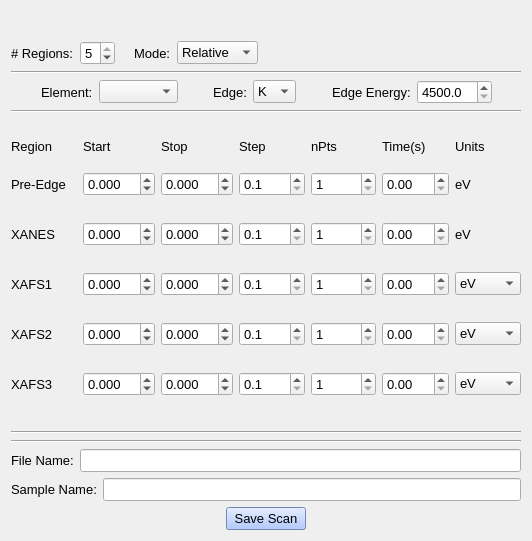
<?xml version="1.0" encoding="UTF-8"?>
<ui version="4.0">
 <class>Form</class>
 <widget class="QWidget" name="Form">
  <property name="geometry">
   <rect>
    <x>0</x>
    <y>0</y>
    <width>532</width>
    <height>541</height>
   </rect>
  </property>
  <property name="windowTitle">
   <string>Form</string>
  </property>
  <layout class="QGridLayout" name="gridLayout">
   <item row="0" column="0">
    <widget class="QLabel" name="label">
     <property name="text">
      <string/>
     </property>
    </widget>
   </item>
   <item row="6" column="0">
    <widget class="QLabel" name="label_2">
     <property name="text">
      <string/>
     </property>
    </widget>
   </item>
   <item row="7" column="0">
    <widget class="Line" name="line_3">
     <property name="lineWidth">
      <number>1</number>
     </property>
     <property name="orientation">
      <enum>Qt::Horizontal</enum>
     </property>
    </widget>
   </item>
   <item row="4" column="0">
    <widget class="Line" name="line_6">
     <property name="lineWidth">
      <number>1</number>
     </property>
     <property name="orientation">
      <enum>Qt::Horizontal</enum>
     </property>
    </widget>
   </item>
   <item row="11" column="0">
    <layout class="QHBoxLayout" name="horizontalLayout">
     <item>
      <spacer name="horizontalSpacer_4">
       <property name="orientation">
        <enum>Qt::Horizontal</enum>
       </property>
       <property name="sizeHint" stdset="0">
        <size>
         <width>40</width>
         <height>20</height>
        </size>
       </property>
      </spacer>
     </item>
     <item>
      <widget class="QPushButton" name="save_scan">
       <property name="font">
        <font>
         <pointsize>10</pointsize>
        </font>
       </property>
       <property name="autoFillBackground">
        <bool>false</bool>
       </property>
       <property name="styleSheet">
        <string notr="true">background-color: rgb(156, 186, 255);</string>
       </property>
       <property name="text">
        <string>Save Scan</string>
       </property>
      </widget>
     </item>
     <item>
      <spacer name="horizontalSpacer_6">
       <property name="orientation">
        <enum>Qt::Horizontal</enum>
       </property>
       <property name="sizeHint" stdset="0">
        <size>
         <width>40</width>
         <height>20</height>
        </size>
       </property>
      </spacer>
     </item>
    </layout>
   </item>
   <item row="9" column="0">
    <layout class="QHBoxLayout" name="horizontalLayout_6">
     <item>
      <widget class="QLabel" name="label_28">
       <property name="font">
        <font>
         <pointsize>10</pointsize>
        </font>
       </property>
       <property name="text">
        <string>File Name:</string>
       </property>
      </widget>
     </item>
     <item>
      <widget class="QLineEdit" name="file_name">
       <property name="font">
        <font>
         <pointsize>10</pointsize>
        </font>
       </property>
      </widget>
     </item>
    </layout>
   </item>
   <item row="10" column="0">
    <layout class="QHBoxLayout" name="horizontalLayout_7">
     <item>
      <widget class="QLabel" name="label_29">
       <property name="font">
        <font>
         <pointsize>10</pointsize>
        </font>
       </property>
       <property name="text">
        <string>Sample Name:</string>
       </property>
      </widget>
     </item>
     <item>
      <widget class="QLineEdit" name="sample_name">
       <property name="font">
        <font>
         <pointsize>10</pointsize>
        </font>
       </property>
      </widget>
     </item>
    </layout>
   </item>
   <item row="3" column="0">
    <layout class="QHBoxLayout" name="horizontalLayout_21">
     <item>
      <widget class="QLabel" name="label_5">
       <property name="text">
        <string/>
       </property>
      </widget>
     </item>
     <item>
      <widget class="QLabel" name="label_86">
       <property name="font">
        <font>
         <pointsize>10</pointsize>
        </font>
       </property>
       <property name="text">
        <string>Element:</string>
       </property>
      </widget>
     </item>
     <item>
      <widget class="QComboBox" name="elements">
       <property name="font">
        <font>
         <pointsize>10</pointsize>
        </font>
       </property>
      </widget>
     </item>
     <item>
      <widget class="QLabel" name="label_87">
       <property name="text">
        <string/>
       </property>
      </widget>
     </item>
     <item>
      <widget class="QLabel" name="label_88">
       <property name="font">
        <font>
         <pointsize>10</pointsize>
        </font>
       </property>
       <property name="text">
        <string>Edge:</string>
       </property>
      </widget>
     </item>
     <item>
      <widget class="QComboBox" name="edge">
       <property name="font">
        <font>
         <pointsize>10</pointsize>
        </font>
       </property>
       <item>
        <property name="text">
         <string>K</string>
        </property>
       </item>
       <item>
        <property name="text">
         <string>L1</string>
        </property>
       </item>
       <item>
        <property name="text">
         <string>L2</string>
        </property>
       </item>
       <item>
        <property name="text">
         <string>L3</string>
        </property>
       </item>
      </widget>
     </item>
     <item>
      <widget class="QLabel" name="label_89">
       <property name="text">
        <string/>
       </property>
      </widget>
     </item>
     <item>
      <widget class="QLabel" name="label_90">
       <property name="font">
        <font>
         <pointsize>10</pointsize>
        </font>
       </property>
       <property name="text">
        <string>Edge Energy:</string>
       </property>
      </widget>
     </item>
     <item>
      <widget class="QDoubleSpinBox" name="edge_energy">
       <property name="font">
        <font>
         <pointsize>10</pointsize>
        </font>
       </property>
       <property name="decimals">
        <number>1</number>
       </property>
       <property name="minimum">
        <double>4500.000000000000000</double>
       </property>
       <property name="maximum">
        <double>25000.000000000000000</double>
       </property>
      </widget>
     </item>
     <item>
      <widget class="QLabel" name="label_92">
       <property name="text">
        <string/>
       </property>
      </widget>
     </item>
    </layout>
   </item>
   <item row="5" column="0">
    <layout class="QGridLayout" name="gridLayout_4">
     <item row="3" column="4">
      <widget class="QSpinBox" name="pe_npts">
       <property name="font">
        <font>
         <pointsize>10</pointsize>
        </font>
       </property>
       <property name="minimum">
        <number>1</number>
       </property>
      </widget>
     </item>
     <item row="7" column="4">
      <widget class="QSpinBox" name="xafs1_npts">
       <property name="font">
        <font>
         <pointsize>10</pointsize>
        </font>
       </property>
       <property name="minimum">
        <number>1</number>
       </property>
      </widget>
     </item>
     <item row="7" column="5">
      <widget class="QDoubleSpinBox" name="xafs1_dwell">
       <property name="font">
        <font>
         <pointsize>10</pointsize>
        </font>
       </property>
       <property name="decimals">
        <number>2</number>
       </property>
       <property name="minimum">
        <double>0.000000000000000</double>
       </property>
       <property name="maximum">
        <double>100.000000000000000</double>
       </property>
       <property name="singleStep">
        <double>0.100000000000000</double>
       </property>
      </widget>
     </item>
     <item row="5" column="3">
      <widget class="QDoubleSpinBox" name="xanes_step">
       <property name="font">
        <font>
         <pointsize>10</pointsize>
        </font>
       </property>
       <property name="decimals">
        <number>1</number>
       </property>
       <property name="minimum">
        <double>0.100000000000000</double>
       </property>
       <property name="maximum">
        <double>50.000000000000000</double>
       </property>
       <property name="singleStep">
        <double>0.100000000000000</double>
       </property>
       <property name="value">
        <double>0.100000000000000</double>
       </property>
      </widget>
     </item>
     <item row="3" column="2">
      <widget class="QDoubleSpinBox" name="pe_stop">
       <property name="font">
        <font>
         <pointsize>10</pointsize>
        </font>
       </property>
       <property name="decimals">
        <number>3</number>
       </property>
       <property name="minimum">
        <double>-50.000000000000000</double>
       </property>
       <property name="maximum">
        <double>50.000000000000000</double>
       </property>
      </widget>
     </item>
     <item row="1" column="0">
      <widget class="QLabel" name="label_93">
       <property name="font">
        <font>
         <pointsize>10</pointsize>
        </font>
       </property>
       <property name="text">
        <string>Region</string>
       </property>
      </widget>
     </item>
     <item row="3" column="3">
      <widget class="QDoubleSpinBox" name="pe_step">
       <property name="font">
        <font>
         <pointsize>10</pointsize>
        </font>
       </property>
       <property name="decimals">
        <number>1</number>
       </property>
       <property name="minimum">
        <double>0.100000000000000</double>
       </property>
       <property name="maximum">
        <double>50.000000000000000</double>
       </property>
       <property name="singleStep">
        <double>0.100000000000000</double>
       </property>
       <property name="value">
        <double>0.100000000000000</double>
       </property>
      </widget>
     </item>
     <item row="3" column="5">
      <widget class="QDoubleSpinBox" name="pe_dwell">
       <property name="font">
        <font>
         <pointsize>10</pointsize>
        </font>
       </property>
       <property name="decimals">
        <number>2</number>
       </property>
       <property name="minimum">
        <double>0.000000000000000</double>
       </property>
       <property name="maximum">
        <double>100.000000000000000</double>
       </property>
       <property name="singleStep">
        <double>0.100000000000000</double>
       </property>
      </widget>
     </item>
     <item row="6" column="0">
      <widget class="QLabel" name="label_99">
       <property name="text">
        <string/>
       </property>
      </widget>
     </item>
     <item row="11" column="0">
      <widget class="QLabel" name="label_96">
       <property name="font">
        <font>
         <pointsize>10</pointsize>
        </font>
       </property>
       <property name="text">
        <string>XAFS3</string>
       </property>
      </widget>
     </item>
     <item row="9" column="3">
      <widget class="QDoubleSpinBox" name="xafs2_step">
       <property name="font">
        <font>
         <pointsize>10</pointsize>
        </font>
       </property>
       <property name="decimals">
        <number>1</number>
       </property>
       <property name="minimum">
        <double>0.100000000000000</double>
       </property>
       <property name="maximum">
        <double>50.000000000000000</double>
       </property>
       <property name="singleStep">
        <double>0.100000000000000</double>
       </property>
       <property name="value">
        <double>0.100000000000000</double>
       </property>
      </widget>
     </item>
     <item row="9" column="5">
      <widget class="QDoubleSpinBox" name="xafs2_dwell">
       <property name="font">
        <font>
         <pointsize>10</pointsize>
        </font>
       </property>
       <property name="decimals">
        <number>2</number>
       </property>
       <property name="minimum">
        <double>0.000000000000000</double>
       </property>
       <property name="maximum">
        <double>100.000000000000000</double>
       </property>
       <property name="singleStep">
        <double>0.100000000000000</double>
       </property>
      </widget>
     </item>
     <item row="9" column="4">
      <widget class="QSpinBox" name="xafs2_npts">
       <property name="font">
        <font>
         <pointsize>10</pointsize>
        </font>
       </property>
       <property name="minimum">
        <number>1</number>
       </property>
      </widget>
     </item>
     <item row="11" column="4">
      <widget class="QSpinBox" name="xafs3_npts">
       <property name="font">
        <font>
         <pointsize>10</pointsize>
        </font>
       </property>
       <property name="minimum">
        <number>1</number>
       </property>
      </widget>
     </item>
     <item row="5" column="5">
      <widget class="QDoubleSpinBox" name="xanes_dwell">
       <property name="font">
        <font>
         <pointsize>10</pointsize>
        </font>
       </property>
       <property name="decimals">
        <number>2</number>
       </property>
       <property name="minimum">
        <double>0.000000000000000</double>
       </property>
       <property name="maximum">
        <double>100.000000000000000</double>
       </property>
       <property name="singleStep">
        <double>0.100000000000000</double>
       </property>
      </widget>
     </item>
     <item row="11" column="1">
      <widget class="QDoubleSpinBox" name="xafs3_start">
       <property name="font">
        <font>
         <pointsize>10</pointsize>
        </font>
       </property>
       <property name="decimals">
        <number>3</number>
       </property>
       <property name="minimum">
        <double>-50.000000000000000</double>
       </property>
       <property name="maximum">
        <double>50.000000000000000</double>
       </property>
      </widget>
     </item>
     <item row="11" column="5">
      <widget class="QDoubleSpinBox" name="xafs3_dwell">
       <property name="font">
        <font>
         <pointsize>10</pointsize>
        </font>
       </property>
       <property name="decimals">
        <number>2</number>
       </property>
       <property name="minimum">
        <double>0.000000000000000</double>
       </property>
       <property name="maximum">
        <double>100.000000000000000</double>
       </property>
       <property name="singleStep">
        <double>0.100000000000000</double>
       </property>
      </widget>
     </item>
     <item row="11" column="2">
      <widget class="QDoubleSpinBox" name="xafs3_stop">
       <property name="font">
        <font>
         <pointsize>10</pointsize>
        </font>
       </property>
       <property name="decimals">
        <number>3</number>
       </property>
       <property name="minimum">
        <double>-50.000000000000000</double>
       </property>
       <property name="maximum">
        <double>50.000000000000000</double>
       </property>
      </widget>
     </item>
     <item row="9" column="2">
      <widget class="QDoubleSpinBox" name="xafs2_stop">
       <property name="font">
        <font>
         <pointsize>10</pointsize>
        </font>
       </property>
       <property name="decimals">
        <number>3</number>
       </property>
       <property name="minimum">
        <double>-50.000000000000000</double>
       </property>
       <property name="maximum">
        <double>50.000000000000000</double>
       </property>
      </widget>
     </item>
     <item row="5" column="4">
      <widget class="QSpinBox" name="xanes_npts">
       <property name="font">
        <font>
         <pointsize>10</pointsize>
        </font>
       </property>
       <property name="minimum">
        <number>1</number>
       </property>
      </widget>
     </item>
     <item row="9" column="0">
      <widget class="QLabel" name="label_100">
       <property name="font">
        <font>
         <pointsize>10</pointsize>
        </font>
       </property>
       <property name="text">
        <string>XAFS2</string>
       </property>
      </widget>
     </item>
     <item row="10" column="0">
      <widget class="QLabel" name="label_106">
       <property name="text">
        <string/>
       </property>
      </widget>
     </item>
     <item row="1" column="5">
      <widget class="QLabel" name="label_105">
       <property name="font">
        <font>
         <pointsize>10</pointsize>
        </font>
       </property>
       <property name="text">
        <string>Time(s)</string>
       </property>
      </widget>
     </item>
     <item row="3" column="6">
      <widget class="QLabel" name="label_110">
       <property name="font">
        <font>
         <pointsize>10</pointsize>
        </font>
       </property>
       <property name="text">
        <string>eV</string>
       </property>
       <property name="alignment">
        <set>Qt::AlignLeading|Qt::AlignLeft|Qt::AlignVCenter</set>
       </property>
      </widget>
     </item>
     <item row="1" column="6">
      <widget class="QLabel" name="label_103">
       <property name="font">
        <font>
         <pointsize>10</pointsize>
        </font>
       </property>
       <property name="text">
        <string>Units</string>
       </property>
      </widget>
     </item>
     <item row="7" column="1">
      <widget class="QDoubleSpinBox" name="xafs1_start">
       <property name="font">
        <font>
         <pointsize>10</pointsize>
        </font>
       </property>
       <property name="decimals">
        <number>3</number>
       </property>
       <property name="minimum">
        <double>-50.000000000000000</double>
       </property>
       <property name="maximum">
        <double>50.000000000000000</double>
       </property>
      </widget>
     </item>
     <item row="5" column="1">
      <widget class="QDoubleSpinBox" name="xanes_start">
       <property name="font">
        <font>
         <pointsize>10</pointsize>
        </font>
       </property>
       <property name="decimals">
        <number>3</number>
       </property>
       <property name="minimum">
        <double>-50.000000000000000</double>
       </property>
       <property name="maximum">
        <double>50.000000000000000</double>
       </property>
      </widget>
     </item>
     <item row="9" column="6">
      <widget class="QComboBox" name="xafs2_units">
       <property name="font">
        <font>
         <pointsize>10</pointsize>
        </font>
       </property>
       <item>
        <property name="text">
         <string>eV</string>
        </property>
       </item>
       <item>
        <property name="text">
         <string>k</string>
        </property>
       </item>
      </widget>
     </item>
     <item row="5" column="6">
      <widget class="QLabel" name="label_111">
       <property name="font">
        <font>
         <pointsize>10</pointsize>
        </font>
       </property>
       <property name="text">
        <string>eV</string>
       </property>
       <property name="alignment">
        <set>Qt::AlignLeading|Qt::AlignLeft|Qt::AlignVCenter</set>
       </property>
      </widget>
     </item>
     <item row="11" column="6">
      <widget class="QComboBox" name="xafs3_units">
       <property name="font">
        <font>
         <pointsize>10</pointsize>
        </font>
       </property>
       <item>
        <property name="text">
         <string>eV</string>
        </property>
       </item>
       <item>
        <property name="text">
         <string>k</string>
        </property>
       </item>
      </widget>
     </item>
     <item row="1" column="4">
      <widget class="QLabel" name="label_98">
       <property name="font">
        <font>
         <pointsize>10</pointsize>
        </font>
       </property>
       <property name="text">
        <string>nPts</string>
       </property>
      </widget>
     </item>
     <item row="1" column="2">
      <widget class="QLabel" name="label_108">
       <property name="font">
        <font>
         <pointsize>10</pointsize>
        </font>
       </property>
       <property name="text">
        <string>Stop</string>
       </property>
      </widget>
     </item>
     <item row="1" column="1">
      <widget class="QLabel" name="label_109">
       <property name="font">
        <font>
         <pointsize>10</pointsize>
        </font>
       </property>
       <property name="text">
        <string>Start</string>
       </property>
      </widget>
     </item>
     <item row="7" column="6">
      <widget class="QComboBox" name="xafs1_units">
       <property name="font">
        <font>
         <pointsize>10</pointsize>
        </font>
       </property>
       <property name="layoutDirection">
        <enum>Qt::LeftToRight</enum>
       </property>
       <item>
        <property name="text">
         <string>eV</string>
        </property>
       </item>
       <item>
        <property name="text">
         <string>k</string>
        </property>
       </item>
      </widget>
     </item>
     <item row="8" column="0">
      <widget class="QLabel" name="label_104">
       <property name="text">
        <string/>
       </property>
      </widget>
     </item>
     <item row="4" column="0">
      <widget class="QLabel" name="label_107">
       <property name="text">
        <string/>
       </property>
      </widget>
     </item>
     <item row="7" column="3">
      <widget class="QDoubleSpinBox" name="xafs1_step">
       <property name="font">
        <font>
         <pointsize>10</pointsize>
        </font>
       </property>
       <property name="decimals">
        <number>1</number>
       </property>
       <property name="minimum">
        <double>0.100000000000000</double>
       </property>
       <property name="maximum">
        <double>50.000000000000000</double>
       </property>
       <property name="singleStep">
        <double>0.100000000000000</double>
       </property>
       <property name="value">
        <double>0.100000000000000</double>
       </property>
      </widget>
     </item>
     <item row="7" column="2">
      <widget class="QDoubleSpinBox" name="xafs1_stop">
       <property name="font">
        <font>
         <pointsize>10</pointsize>
        </font>
       </property>
       <property name="decimals">
        <number>3</number>
       </property>
       <property name="minimum">
        <double>-50.000000000000000</double>
       </property>
       <property name="maximum">
        <double>50.000000000000000</double>
       </property>
      </widget>
     </item>
     <item row="11" column="3">
      <widget class="QDoubleSpinBox" name="xafs3_step">
       <property name="font">
        <font>
         <pointsize>10</pointsize>
        </font>
       </property>
       <property name="decimals">
        <number>1</number>
       </property>
       <property name="minimum">
        <double>0.100000000000000</double>
       </property>
       <property name="maximum">
        <double>50.000000000000000</double>
       </property>
       <property name="singleStep">
        <double>0.100000000000000</double>
       </property>
       <property name="value">
        <double>0.100000000000000</double>
       </property>
      </widget>
     </item>
     <item row="9" column="1">
      <widget class="QDoubleSpinBox" name="xafs2_start">
       <property name="font">
        <font>
         <pointsize>10</pointsize>
        </font>
       </property>
       <property name="decimals">
        <number>3</number>
       </property>
       <property name="minimum">
        <double>-50.000000000000000</double>
       </property>
       <property name="maximum">
        <double>50.000000000000000</double>
       </property>
      </widget>
     </item>
     <item row="5" column="2">
      <widget class="QDoubleSpinBox" name="xanes_stop">
       <property name="font">
        <font>
         <pointsize>10</pointsize>
        </font>
       </property>
       <property name="decimals">
        <number>3</number>
       </property>
       <property name="minimum">
        <double>-50.000000000000000</double>
       </property>
       <property name="maximum">
        <double>50.000000000000000</double>
       </property>
      </widget>
     </item>
     <item row="3" column="1">
      <widget class="QDoubleSpinBox" name="pe_start">
       <property name="font">
        <font>
         <pointsize>10</pointsize>
        </font>
       </property>
       <property name="decimals">
        <number>3</number>
       </property>
       <property name="minimum">
        <double>-50.000000000000000</double>
       </property>
       <property name="maximum">
        <double>50.000000000000000</double>
       </property>
      </widget>
     </item>
     <item row="2" column="0">
      <widget class="QLabel" name="label_97">
       <property name="font">
        <font>
         <pointsize>4</pointsize>
        </font>
       </property>
       <property name="text">
        <string/>
       </property>
      </widget>
     </item>
     <item row="7" column="0">
      <widget class="QLabel" name="label_101">
       <property name="font">
        <font>
         <pointsize>10</pointsize>
        </font>
       </property>
       <property name="text">
        <string>XAFS1</string>
       </property>
      </widget>
     </item>
     <item row="5" column="0">
      <widget class="QLabel" name="label_94">
       <property name="font">
        <font>
         <pointsize>10</pointsize>
        </font>
       </property>
       <property name="text">
        <string>XANES</string>
       </property>
      </widget>
     </item>
     <item row="1" column="3">
      <widget class="QLabel" name="label_95">
       <property name="font">
        <font>
         <pointsize>10</pointsize>
        </font>
       </property>
       <property name="text">
        <string>Step</string>
       </property>
      </widget>
     </item>
     <item row="3" column="0">
      <widget class="QLabel" name="label_102">
       <property name="font">
        <font>
         <pointsize>10</pointsize>
        </font>
       </property>
       <property name="text">
        <string>Pre-Edge</string>
       </property>
      </widget>
     </item>
     <item row="0" column="2">
      <widget class="QLabel" name="label_3">
       <property name="text">
        <string/>
       </property>
      </widget>
     </item>
    </layout>
   </item>
   <item row="1" column="0">
    <layout class="QHBoxLayout" name="horizontalLayout_19">
     <item>
      <widget class="QLabel" name="label_83">
       <property name="font">
        <font>
         <pointsize>10</pointsize>
        </font>
       </property>
       <property name="text">
        <string># Regions:</string>
       </property>
      </widget>
     </item>
     <item>
      <widget class="QSpinBox" name="num_regions">
       <property name="font">
        <font>
         <pointsize>10</pointsize>
        </font>
       </property>
       <property name="minimum">
        <number>1</number>
       </property>
       <property name="maximum">
        <number>5</number>
       </property>
       <property name="value">
        <number>5</number>
       </property>
      </widget>
     </item>
     <item>
      <widget class="QLabel" name="label_82">
       <property name="text">
        <string/>
       </property>
      </widget>
     </item>
     <item>
      <widget class="QLabel" name="label_81">
       <property name="font">
        <font>
         <pointsize>10</pointsize>
        </font>
       </property>
       <property name="text">
        <string>Mode:</string>
       </property>
      </widget>
     </item>
     <item>
      <widget class="QComboBox" name="mode">
       <property name="font">
        <font>
         <pointsize>10</pointsize>
        </font>
       </property>
       <item>
        <property name="text">
         <string>Relative</string>
        </property>
       </item>
       <item>
        <property name="text">
         <string>Absolute</string>
        </property>
       </item>
      </widget>
     </item>
     <item>
      <spacer name="horizontalSpacer_2">
       <property name="orientation">
        <enum>Qt::Horizontal</enum>
       </property>
       <property name="sizeHint" stdset="0">
        <size>
         <width>40</width>
         <height>20</height>
        </size>
       </property>
      </spacer>
     </item>
    </layout>
   </item>
   <item row="8" column="0">
    <widget class="Line" name="line_4">
     <property name="lineWidth">
      <number>1</number>
     </property>
     <property name="orientation">
      <enum>Qt::Horizontal</enum>
     </property>
    </widget>
   </item>
   <item row="2" column="0">
    <widget class="Line" name="line_5">
     <property name="lineWidth">
      <number>1</number>
     </property>
     <property name="orientation">
      <enum>Qt::Horizontal</enum>
     </property>
    </widget>
   </item>
  </layout>
 </widget>
 <resources/>
 <connections>
  <connection>
   <sender>pe_step</sender>
   <signal>valueChanged(double)</signal>
   <receiver>Form</receiver>
   <slot>pts()</slot>
   <hints>
    <hint type="sourcelabel">
     <x>269</x>
     <y>143</y>
    </hint>
    <hint type="destinationlabel">
     <x>284</x>
     <y>0</y>
    </hint>
   </hints>
  </connection>
  <connection>
   <sender>xanes_step</sender>
   <signal>valueChanged(double)</signal>
   <receiver>Form</receiver>
   <slot>pts()</slot>
   <hints>
    <hint type="sourcelabel">
     <x>294</x>
     <y>190</y>
    </hint>
    <hint type="destinationlabel">
     <x>315</x>
     <y>2</y>
    </hint>
   </hints>
  </connection>
  <connection>
   <sender>xafs1_step</sender>
   <signal>valueChanged(double)</signal>
   <receiver>Form</receiver>
   <slot>pts()</slot>
   <hints>
    <hint type="sourcelabel">
     <x>278</x>
     <y>237</y>
    </hint>
    <hint type="destinationlabel">
     <x>360</x>
     <y>1</y>
    </hint>
   </hints>
  </connection>
  <connection>
   <sender>xafs2_step</sender>
   <signal>valueChanged(double)</signal>
   <receiver>Form</receiver>
   <slot>pts()</slot>
   <hints>
    <hint type="sourcelabel">
     <x>270</x>
     <y>284</y>
    </hint>
    <hint type="destinationlabel">
     <x>394</x>
     <y>3</y>
    </hint>
   </hints>
  </connection>
  <connection>
   <sender>xafs3_step</sender>
   <signal>valueChanged(double)</signal>
   <receiver>Form</receiver>
   <slot>pts()</slot>
   <hints>
    <hint type="sourcelabel">
     <x>296</x>
     <y>331</y>
    </hint>
    <hint type="destinationlabel">
     <x>432</x>
     <y>0</y>
    </hint>
   </hints>
  </connection>
  <connection>
   <sender>pe_npts</sender>
   <signal>valueChanged(int)</signal>
   <receiver>Form</receiver>
   <slot>steps()</slot>
   <hints>
    <hint type="sourcelabel">
     <x>358</x>
     <y>143</y>
    </hint>
    <hint type="destinationlabel">
     <x>464</x>
     <y>6</y>
    </hint>
   </hints>
  </connection>
  <connection>
   <sender>xanes_npts</sender>
   <signal>valueChanged(int)</signal>
   <receiver>Form</receiver>
   <slot>steps()</slot>
   <hints>
    <hint type="sourcelabel">
     <x>359</x>
     <y>183</y>
    </hint>
    <hint type="destinationlabel">
     <x>327</x>
     <y>85</y>
    </hint>
   </hints>
  </connection>
  <connection>
   <sender>xafs1_npts</sender>
   <signal>valueChanged(int)</signal>
   <receiver>Form</receiver>
   <slot>steps()</slot>
   <hints>
    <hint type="sourcelabel">
     <x>351</x>
     <y>225</y>
    </hint>
    <hint type="destinationlabel">
     <x>339</x>
     <y>43</y>
    </hint>
   </hints>
  </connection>
  <connection>
   <sender>xafs2_npts</sender>
   <signal>valueChanged(int)</signal>
   <receiver>Form</receiver>
   <slot>steps()</slot>
   <hints>
    <hint type="sourcelabel">
     <x>366</x>
     <y>276</y>
    </hint>
    <hint type="destinationlabel">
     <x>365</x>
     <y>43</y>
    </hint>
   </hints>
  </connection>
  <connection>
   <sender>xafs3_npts</sender>
   <signal>valueChanged(int)</signal>
   <receiver>Form</receiver>
   <slot>steps()</slot>
   <hints>
    <hint type="sourcelabel">
     <x>341</x>
     <y>323</y>
    </hint>
    <hint type="destinationlabel">
     <x>346</x>
     <y>76</y>
    </hint>
   </hints>
  </connection>
  <connection>
   <sender>pe_start</sender>
   <signal>valueChanged(double)</signal>
   <receiver>Form</receiver>
   <slot>stoplimit()</slot>
   <hints>
    <hint type="sourcelabel">
     <x>105</x>
     <y>134</y>
    </hint>
    <hint type="destinationlabel">
     <x>3</x>
     <y>46</y>
    </hint>
   </hints>
  </connection>
  <connection>
   <sender>xanes_start</sender>
   <signal>valueChanged(double)</signal>
   <receiver>Form</receiver>
   <slot>stoplimit()</slot>
   <hints>
    <hint type="sourcelabel">
     <x>121</x>
     <y>184</y>
    </hint>
    <hint type="destinationlabel">
     <x>3</x>
     <y>85</y>
    </hint>
   </hints>
  </connection>
  <connection>
   <sender>xafs1_start</sender>
   <signal>valueChanged(double)</signal>
   <receiver>Form</receiver>
   <slot>stoplimit()</slot>
   <hints>
    <hint type="sourcelabel">
     <x>109</x>
     <y>227</y>
    </hint>
    <hint type="destinationlabel">
     <x>2</x>
     <y>187</y>
    </hint>
   </hints>
  </connection>
  <connection>
   <sender>xafs2_start</sender>
   <signal>valueChanged(double)</signal>
   <receiver>Form</receiver>
   <slot>stoplimit()</slot>
   <hints>
    <hint type="sourcelabel">
     <x>96</x>
     <y>272</y>
    </hint>
    <hint type="destinationlabel">
     <x>0</x>
     <y>245</y>
    </hint>
   </hints>
  </connection>
  <connection>
   <sender>xafs3_start</sender>
   <signal>valueChanged(double)</signal>
   <receiver>Form</receiver>
   <slot>stoplimit()</slot>
   <hints>
    <hint type="sourcelabel">
     <x>134</x>
     <y>319</y>
    </hint>
    <hint type="destinationlabel">
     <x>0</x>
     <y>306</y>
    </hint>
   </hints>
  </connection>
  <connection>
   <sender>pe_stop</sender>
   <signal>valueChanged(double)</signal>
   <receiver>Form</receiver>
   <slot>setstart()</slot>
   <hints>
    <hint type="sourcelabel">
     <x>193</x>
     <y>134</y>
    </hint>
    <hint type="destinationlabel">
     <x>0</x>
     <y>120</y>
    </hint>
   </hints>
  </connection>
  <connection>
   <sender>xanes_stop</sender>
   <signal>valueChanged(double)</signal>
   <receiver>Form</receiver>
   <slot>setstart()</slot>
   <hints>
    <hint type="sourcelabel">
     <x>203</x>
     <y>181</y>
    </hint>
    <hint type="destinationlabel">
     <x>0</x>
     <y>163</y>
    </hint>
   </hints>
  </connection>
  <connection>
   <sender>xafs1_stop</sender>
   <signal>valueChanged(double)</signal>
   <receiver>Form</receiver>
   <slot>setstart()</slot>
   <hints>
    <hint type="sourcelabel">
     <x>208</x>
     <y>228</y>
    </hint>
    <hint type="destinationlabel">
     <x>0</x>
     <y>217</y>
    </hint>
   </hints>
  </connection>
  <connection>
   <sender>xafs2_stop</sender>
   <signal>valueChanged(double)</signal>
   <receiver>Form</receiver>
   <slot>setstart()</slot>
   <hints>
    <hint type="sourcelabel">
     <x>162</x>
     <y>272</y>
    </hint>
    <hint type="destinationlabel">
     <x>0</x>
     <y>276</y>
    </hint>
   </hints>
  </connection>
  <connection>
   <sender>num_regions</sender>
   <signal>valueChanged(int)</signal>
   <receiver>Form</receiver>
   <slot>regions()</slot>
   <hints>
    <hint type="sourcelabel">
     <x>87</x>
     <y>15</y>
    </hint>
    <hint type="destinationlabel">
     <x>8</x>
     <y>3</y>
    </hint>
   </hints>
  </connection>
  <connection>
   <sender>pe_dwell</sender>
   <signal>valueChanged(double)</signal>
   <receiver>Form</receiver>
   <slot>dwell1()</slot>
   <hints>
    <hint type="sourcelabel">
     <x>405</x>
     <y>134</y>
    </hint>
    <hint type="destinationlabel">
     <x>512</x>
     <y>85</y>
    </hint>
   </hints>
  </connection>
  <connection>
   <sender>xanes_dwell</sender>
   <signal>valueChanged(double)</signal>
   <receiver>Form</receiver>
   <slot>dwell2()</slot>
   <hints>
    <hint type="sourcelabel">
     <x>425</x>
     <y>178</y>
    </hint>
    <hint type="destinationlabel">
     <x>524</x>
     <y>141</y>
    </hint>
   </hints>
  </connection>
  <connection>
   <sender>xafs1_dwell</sender>
   <signal>valueChanged(double)</signal>
   <receiver>Form</receiver>
   <slot>dwell3()</slot>
   <hints>
    <hint type="sourcelabel">
     <x>415</x>
     <y>229</y>
    </hint>
    <hint type="destinationlabel">
     <x>527</x>
     <y>188</y>
    </hint>
   </hints>
  </connection>
  <connection>
   <sender>xafs2_dwell</sender>
   <signal>valueChanged(double)</signal>
   <receiver>Form</receiver>
   <slot>dwell4()</slot>
   <hints>
    <hint type="sourcelabel">
     <x>424</x>
     <y>279</y>
    </hint>
    <hint type="destinationlabel">
     <x>523</x>
     <y>177</y>
    </hint>
   </hints>
  </connection>
  <connection>
   <sender>xafs3_dwell</sender>
   <signal>valueChanged(double)</signal>
   <receiver>Form</receiver>
   <slot>dwell5()</slot>
   <hints>
    <hint type="sourcelabel">
     <x>412</x>
     <y>319</y>
    </hint>
    <hint type="destinationlabel">
     <x>523</x>
     <y>410</y>
    </hint>
   </hints>
  </connection>
  <connection>
   <sender>save_scan</sender>
   <signal>clicked()</signal>
   <receiver>Form</receiver>
   <slot>Saving()</slot>
   <hints>
    <hint type="sourcelabel">
     <x>287</x>
     <y>489</y>
    </hint>
    <hint type="destinationlabel">
     <x>528</x>
     <y>478</y>
    </hint>
   </hints>
  </connection>
 </connections>
 <slots>
  <slot>pts()</slot>
  <slot>steps()</slot>
  <slot>setstart()</slot>
  <slot>stoplimit()</slot>
  <slot>regions()</slot>
  <slot>dwell1()</slot>
  <slot>dwell2()</slot>
  <slot>dwell3()</slot>
  <slot>dwell4()</slot>
  <slot>dwell5()</slot>
  <slot>Saving()</slot>
 </slots>
</ui>
